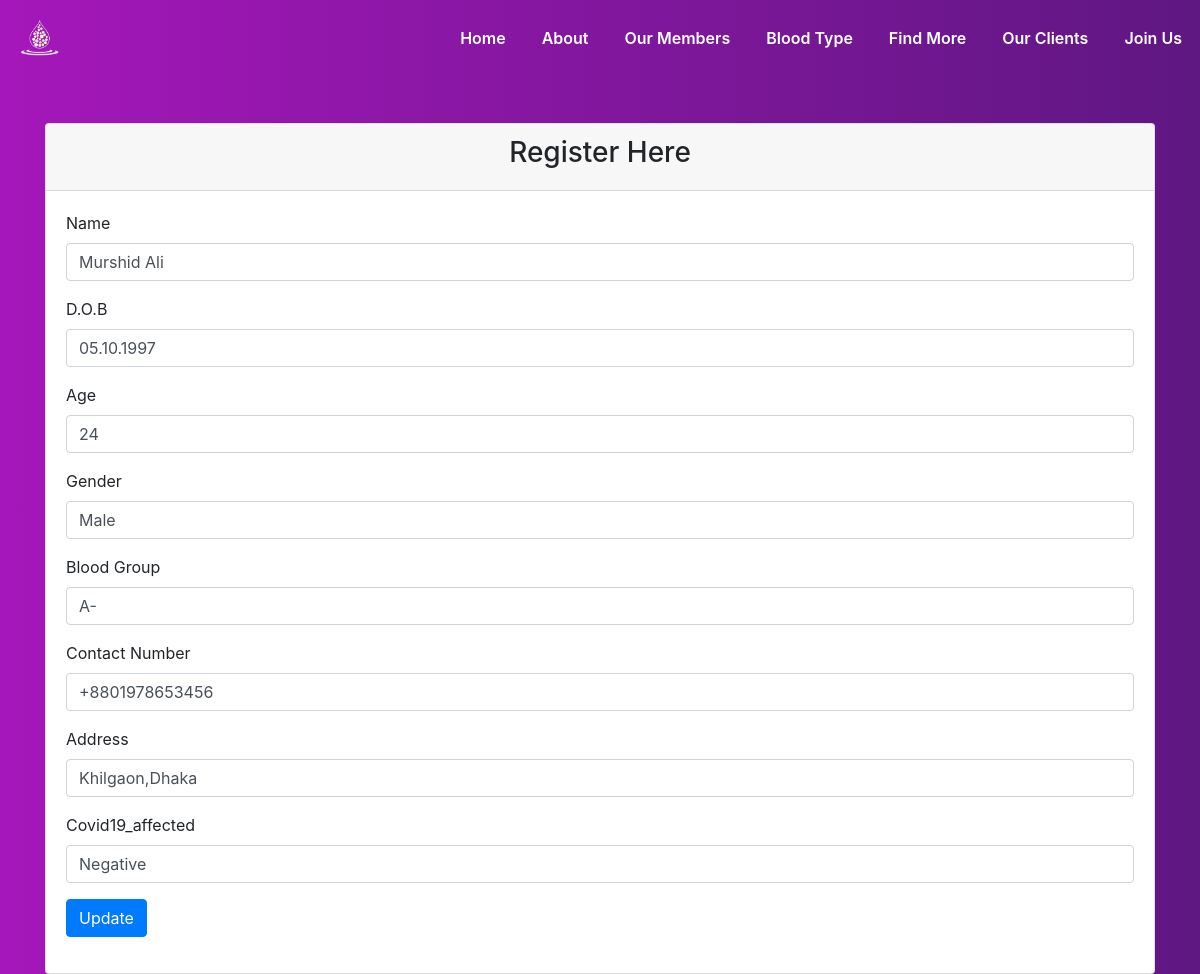
The page /php/updatereceiver.php?id=1 on the database its author committed.
### tables this page shows
CREATE TABLE `receiver` (
  `id` int(10) NOT NULL,
  `name` varchar(60) NOT NULL,
  `Date_of_birth` varchar(50) NOT NULL,
  `age` int(10) NOT NULL,
  `gender` varchar(10) NOT NULL,
  `bloodgroup` varchar(60) NOT NULL,
  `Contact_number` varchar(14) NOT NULL,
  `address` varchar(50) NOT NULL,
  `Covid19_affected` varchar(20) NOT NULL
);

### php/updatereceiver.php (the view, shortened to what this page needs)
<php
?>
<!DOCTYPE html>
<php
?>
<!DOCTYPE html>
<html>
<head>
  <link rel="stylesheet" type="text/css" href="../css/stylereg.css">
  <link rel="stylesheet" href="https://maxcdn.bootstrapcdn.com/bootstrap/4.5.2/css/bootstrap.min.css">
</head>
<body>
<section id="nav-bar">
<nav class="navbar navbar-expand-lg navbar-light">
    <a class="navbar-brand" href="#"><img src="../image/log.png" width="80px"></a>
    <div class="collapse navbar-collapse" id="navbarNav">
      <ul class="navbar-nav ml-auto">
        <li class="nav-item">
          <a class="nav-link" aria-current="page" href="index1.php">Home</a>
        </li>
        <li class="nav-item">
          <a class="nav-link" href="about.php">About</a>
        </li>
        <li class="nav-item">
          <a class="nav-link" href="members.php">Our Members</a>
        </li>
        <li class="nav-item">
          <a class="nav-link" href="userinfo.php" >Blood Type</a>
        </li>
        <li class="nav-item">
          <a class="nav-link" href="search.php" >Find More</a>
        </li>
        <li class="nav-item">
          <a class="nav-link" href="receiver.php">Our Clients</a>
        </li>
        <li class="nav-item">
          <a class="nav-link" href="registration.php" >Join Us</a>
        </li>
      </ul>
    </div>
</nav>
<div class="container mt-5">
<div class="row">
<div class="col-md-12">
<div class="card">
<div class="card-header text-center">
<h3>Register Here</h3>
</div>
<div class="card-body">
<?php
include 'connection.php';
$ids=$_GET['id'];
$showquery="select * from receiver where id={$ids}";
$showdata=mysqli_query($con,$showquery);
$arrdata=mysqli_fetch_array($showdata);
    ?>
<form action="" method="post">
  <div class="form-group">
    <label for="name">Name</label>
    <input type="text" name="name" class="form-control" id="name" value="<?php echo $arrdata['name']?>" placeholder="Enter name" required>
  </div>
  <div class="form-group">
    <label for="Date of Birth">D.O.B</label>
    <input type="text" name="Date_of_birth" class="form-control" id="Date of Birth" value="<?php echo $arrdata['Date_of_birth']?>" placeholder="Date of Birth">
  </div>
  <div class="form-group">
    <label for="age">Age</label>
    <input type="text" name="age" class="form-control" id="age" value="<?php echo $arrdata['age']?>" placeholder="Age">
  </div>
  <div class="form-group">
    <label for="gender">Gender</label>
    <input type="text" name="gender" class="form-control" id="gender" value="<?php echo $arrdata['gender']?>"  placeholder="Gender">
  </div>
  <div class="form-group">
    <label for="bloodgroup">Blood Group</label>
    <input type="text" name="bloodgroup" class="form-control" id="bloodgroup" value="<?php echo $arrdata['bloodgroup']?>" placeholder="Blood Group">
  </div>
  <div class="form-group">
    <label for="Contact_number">Contact Number</label>
    <input type="text" name="Contact_number" minlength="14" maxlength="14" class="form-control" id="Contact_number" value="<?php echo $arrdata['Contact_number']?>" placeholder="Contact Number">
  </div>
  <div class="form-group">
    <label for="address">Address</label>
    <input type="text" name="address" class="form-control" id="address" value="<?php echo $arrdata['address']?>" placeholder="Address">
  </div>
  <div class="form-group">
    <label for="Covid19_affected">Covid19_affected</label>
    <input type="text" name="Covid19_affected" class="form-control" id="Covid19_affected" value="<?php echo $arrdata['Covid19_affected']?>" placeholder="Covid19_affected">
  </div>
  <button type="submit" name="save_data" value="Update" class="btn btn-primary">Update</button>
</form>
</div>
</div>
</div>
</div></div>
</body>
</html>

### css/stylereg.css (style rules this page uses)
.navbar { padding:0!important; background-image: linear-gradient(to right,#a517ba,#5f1782); }
.navbar-nav li { padding:0 10px; }
.navbar-nav li a { color:#fff!important; font-weight:600; }
body { background-image: linear-gradient(to right,#a517ba,#5f1782); }

### rows shown on the page
receiver: name "Murshid Ali", Date_of_birth "05.10.1997", age "24", gender "Male", bloodgroup "A-", Contact_number "+8801978653456", address "Khilgaon,Dhaka", Covid19_affected "Negative"
